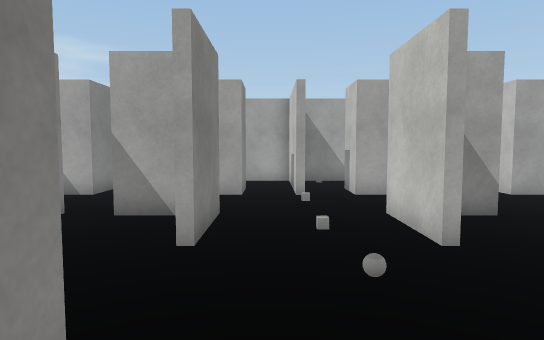
[1] (above)

24 first-person views from a walk through a Unity game level. The camera is 1.5 m above the floor, tilts 4° down and sees 75° across. The floor is counted in squares, 1 m on a side. Each view is taken from the middle of a square. On the plan, view 1 faces up. The plan holds only what a view shows up to about 16 squares ahead; the rest is blank. Surface patterns are stand-ins for the level's own textures.

[2]
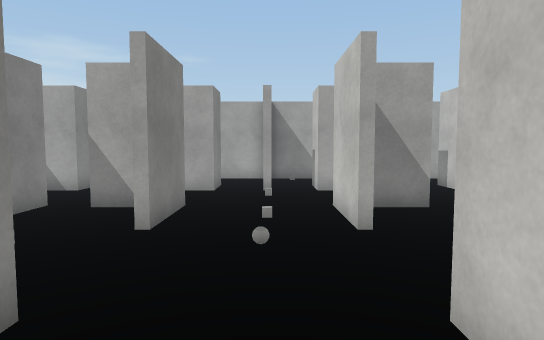

[3]
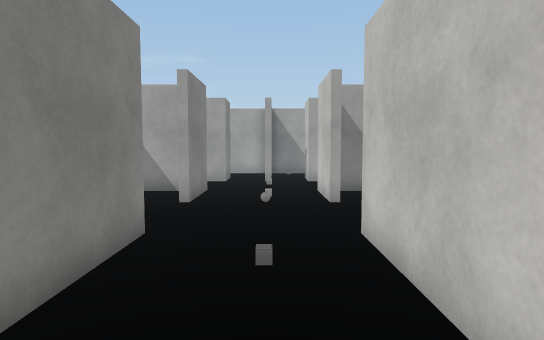

[4]
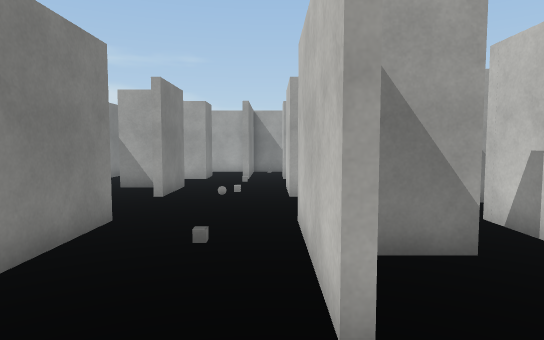

[5]
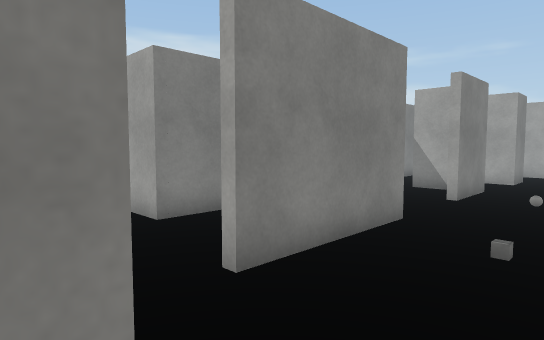

[6]
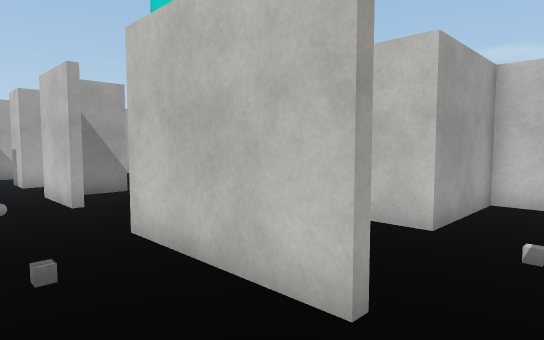

[7]
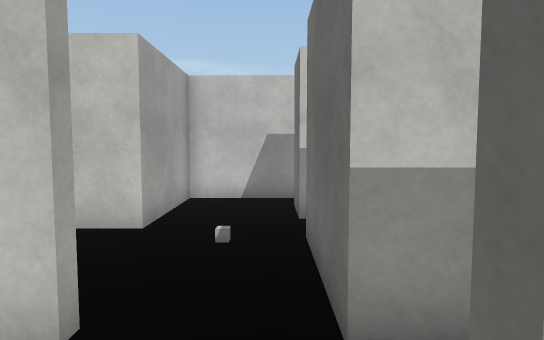

[8]
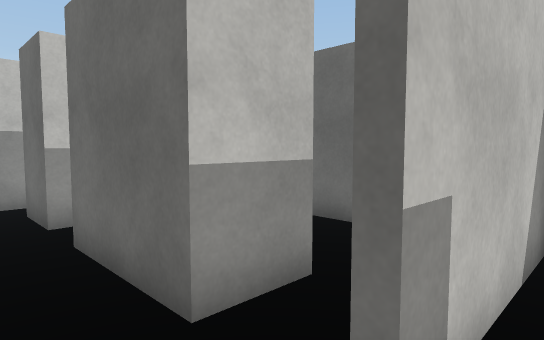

[9]
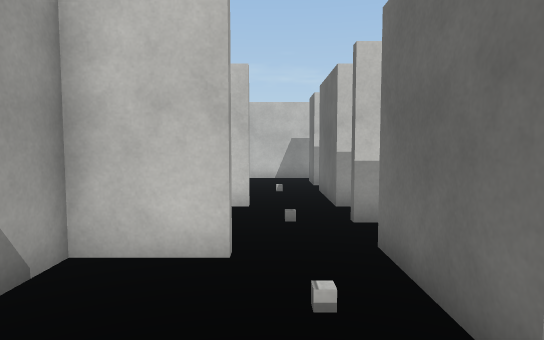

[10]
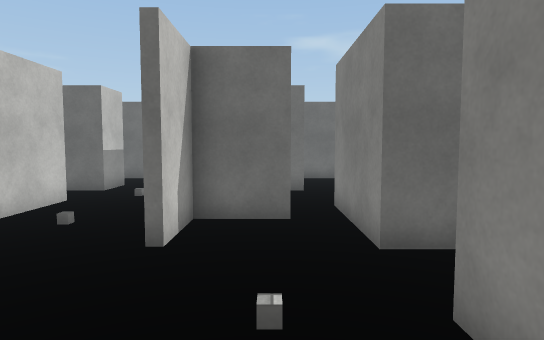

[11]
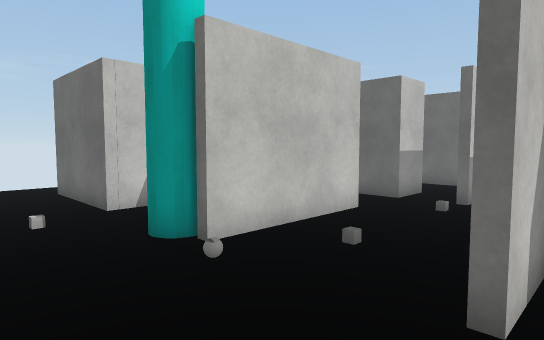

[12]
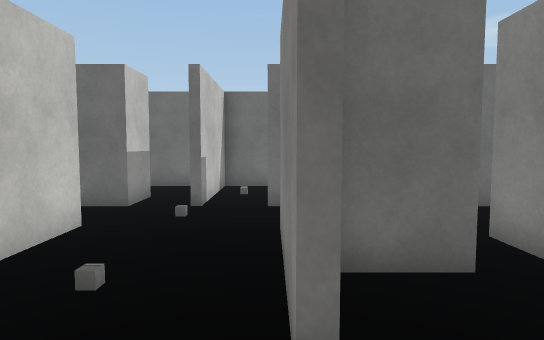

[13]
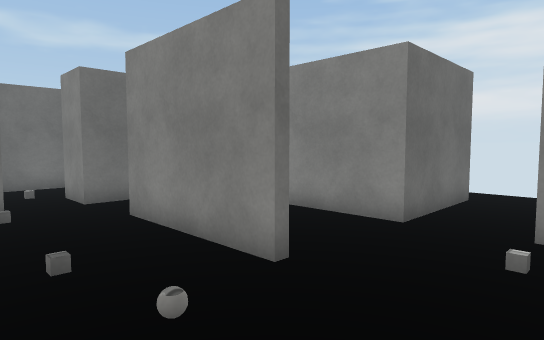

[14]
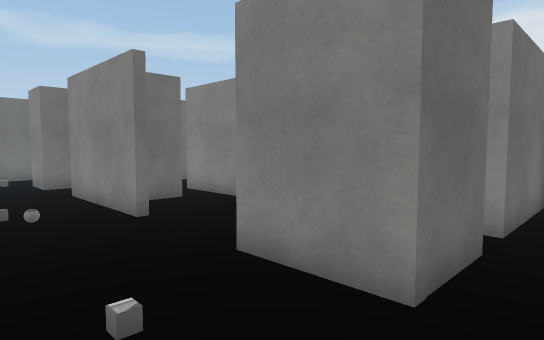

[15]
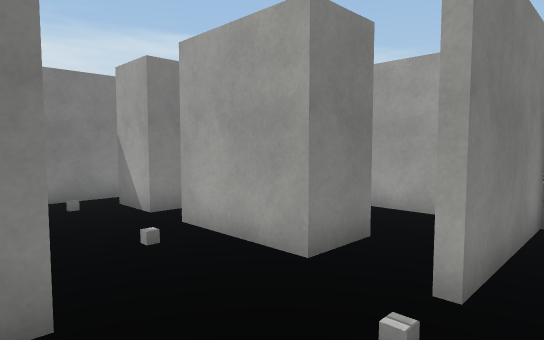

[16]
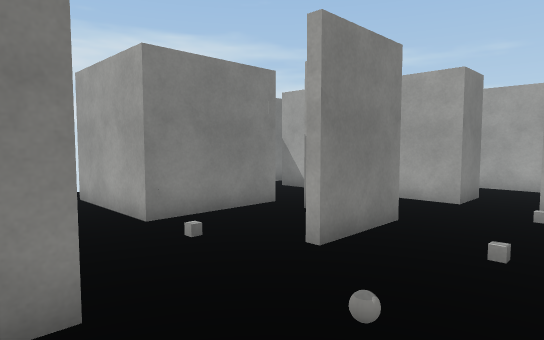

[17]
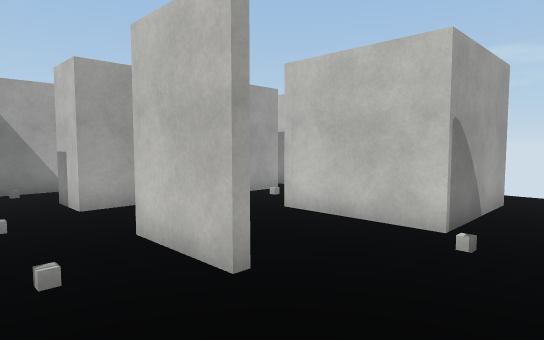

[18]
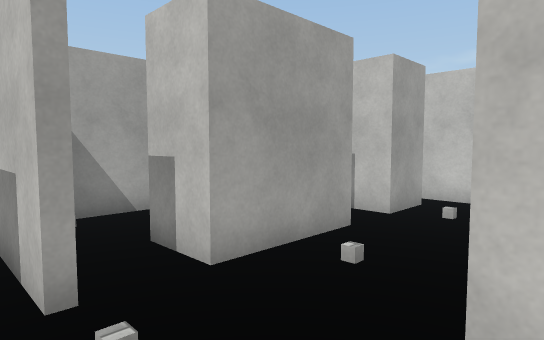

[19]
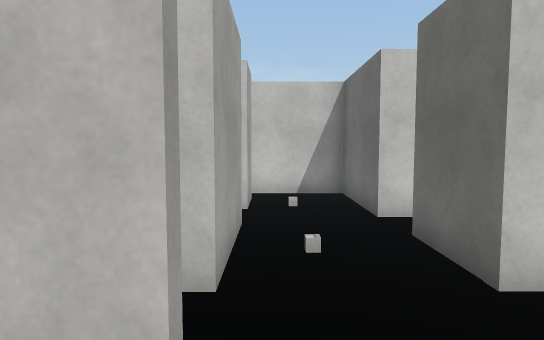

[20]
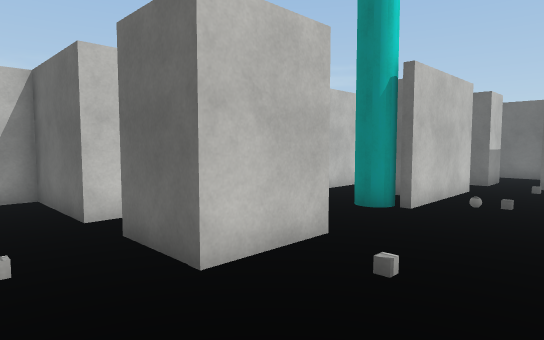

[21]
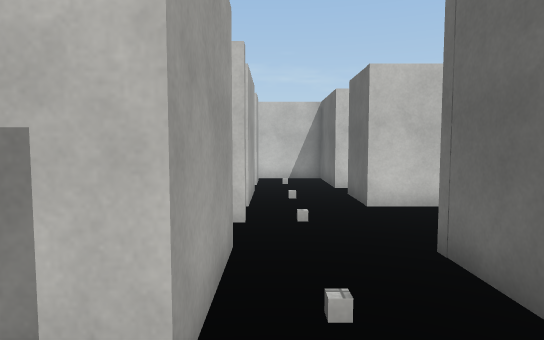

[22]
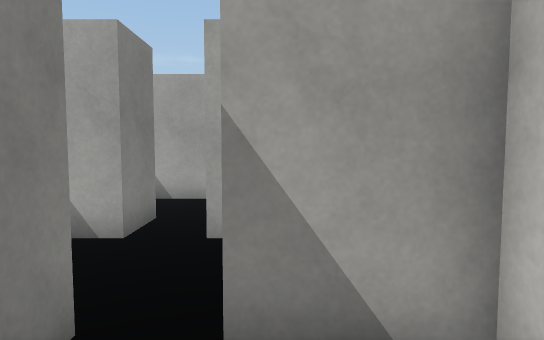

[23]
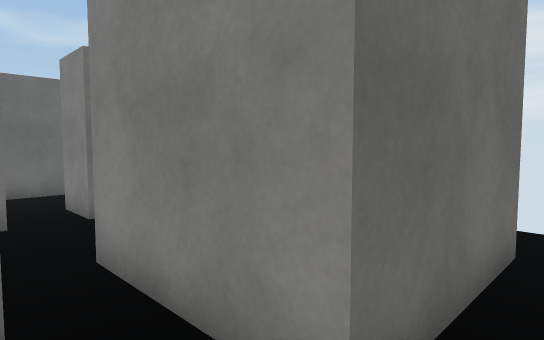

[24]
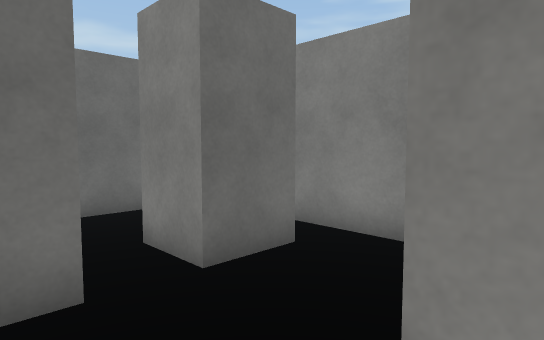

### Floor plan
Ten units are one square. View 1 is at (0, 0); x grows to the right and y downward. Boxes are objects, and circles mark ways between rooms. Rooms are numbered by the first view taken in them; rooms with no view inside come last. Other rooms are left out.
<svg viewBox="-100 -153 220 247">
<path fill="none" stroke="#000" d="M-11 -20 -11 25M25 -51 25 -77M-14 -69 -14 -74 -34 -74M-11 -77 -11 -51M-35 0 -14 0 -14 -20M25 25 25 -20M49 -74 31 -74M62 5 62 -20 102 -20M-45 -77 -45 -41 -85 -41M102 -41 62 -41 62 -77M-86 -20 -45 -20 -45 5M10 45 10 50M49 3 34 3M99 49 99 17 62 17 62 5M15 89 48 89M-14 25 -14 3 -26 3M-45 5 -45 17 -58 17M-82 32 -82 56M-16 89 7 89 7 45M-66 89 -44 89M-48 -148 -62 -148M-82 -119 -82 -92M-34 -77 -11 -77M7 -105 7 -148 -24 -148M-84 -77 -45 -77"/>
<rect x="5" y="-35" width="10" height="10" fill="#bbb"><title>other object</title></rect>
<rect x="25" y="45" width="40" height="20" fill="#bbb"><title>other object</title></rect>
<rect x="65" y="45" width="30" height="10" fill="#bbb"><title>other object</title></rect>
<rect x="-75" y="45" width="30" height="20" fill="#bbb"><title>other object</title></rect>
<rect x="-45" y="45" width="40" height="20" fill="#bbb"><title>other object</title></rect>
<rect x="-75" y="-125" width="30" height="20" fill="#bbb"><title>other object</title></rect>
<rect x="-45" y="-125" width="40" height="20" fill="#bbb"><title>other object</title></rect>
<circle cx="30" cy="27" r="3" fill="#2a7"/>
<circle cx="-40" cy="0" r="3" fill="#2a7"/>
<circle cx="0" cy="33" r="3" fill="#2a7"/>
<circle cx="-40" cy="-80" r="3" fill="#2a7"/>
<circle cx="0" cy="-90" r="3" fill="#2a7"/>
<text x="10" y="-30">1</text>
<text x="50" y="50">2</text>
<text x="-40" y="50">3</text>
<text x="-40" y="-120">4</text>
</svg>
Room 1 opens to room 2. Room 1 opens to room 3. Room 1 opens to room 4.

Where each view was taken, in squares from view 1:
view 1: 0 up, 0 right, facing up
view 2: 1 down, 1 right, facing up
view 3: 4 down, 1 right, facing up
view 4: 5 down, 2 right, facing up
view 5: 5 down, 2 right, facing up-left
view 6: 4 down, 0 right, facing up-right
view 7: 4 down, 0 right, facing right
view 8: 3 down, 0 right, facing down-right
view 9: 3 down, 6 left, facing right
view 10: 7 up, 3 left, facing down
view 11: 5 up, 2 left, facing down-right
view 12: 4 up, 1 left, facing down
view 13: 5 up, 2 right, facing down-left
view 14: 9 up, 2 right, facing down-left
view 15: 7 up, 2 right, facing up-left
view 16: 1 up, 2 right, facing up-left
view 17: 2 up, 0 right, facing up-right
view 18: 7 up, 0 right, facing up-right
view 19: 10 up, 1 left, facing right
view 20: 10 up, 1 left, facing down-right
view 21: 10 up, 6 left, facing right
view 22: 5 up, 3 left, facing up
view 23: 3 up, 3 left, facing down-left
view 24: 1 down, 3 left, facing down-left
